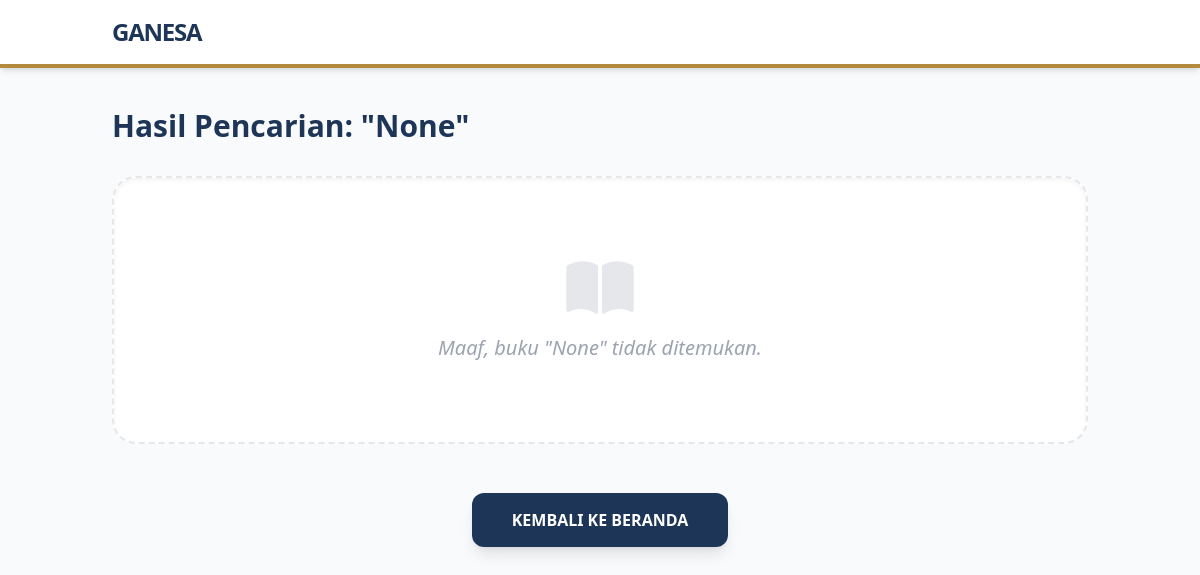
/search/, run on an earlier commit of the app's database.
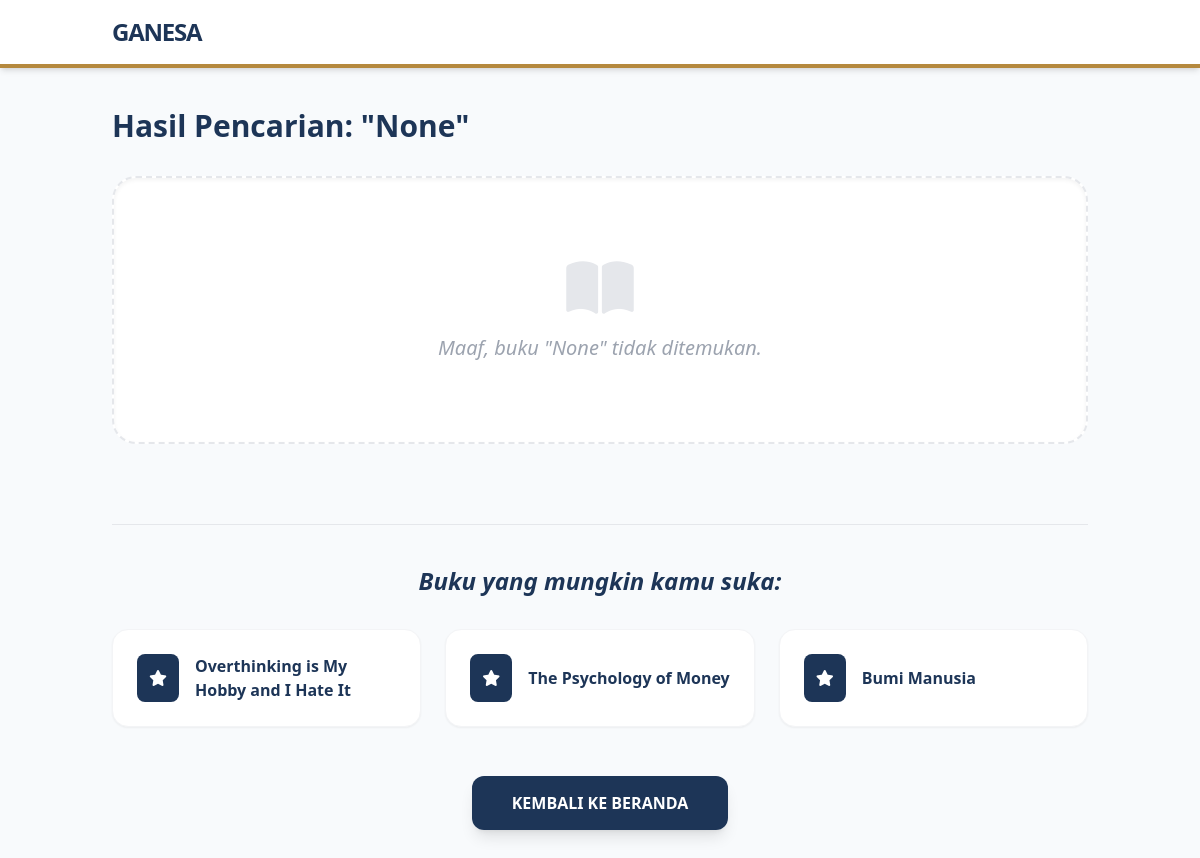
And on a later commit of the database.
### website/models.py (models this page shows, shortened)
class Buku(models.Model):
    KATEGORI_CHOICES = [
        ('fiksi', 'Fiksi'),
        ('nonfiksi', 'Non-Fiksi'),
    ]
    judul = models.CharField(max_length=200)
    penulis = models.CharField(max_length=100)
    cover = models.ImageField(upload_to='buku/')
    kategori = models.CharField(max_length=10, choices=KATEGORI_CHOICES, default='fiksi')
    deskripsi = models.TextField(blank=True, null=True)

### website/views.py (the view)
# urls.py: path('search/', views.search_buku, name='search_buku'),
def search_buku(request):
    query = request.GET.get('q')
    hasil_buku = []
    rekomendasi = None
    if query:
        hasil_buku = Buku.objects.filter(judul__icontains=query)
    if not hasil_buku:
        rekomendasi = Buku.objects.all().order_by('?')[:3]
    return render(request, 'search_results.html', {
        'hasil_buku': hasil_buku,
        'query': query,
        'rekomendasi': rekomendasi
    })

### website/templates/search_results.html (shortened to what this page needs)
<!DOCTYPE html>
<html lang="id">
<head>
    <script src="https://cdn.tailwindcss.com"></script>
    <link href="https://cdnjs.cloudflare.com/ajax/libs/font-awesome/6.0.0/css/all.min.css" rel="stylesheet">
</head>
<body class="bg-[#F8FAFC]">
    <nav class="bg-white shadow-md border-b-4 border-[#B5893E] py-4 mb-10">
        <div class="container mx-auto px-6">
            <a href="/" class="text-[#1D3557] font-black text-2xl uppercase tracking-tighter">GANESA</a>
        </div>
    </nav>
    <section class="container mx-auto px-6 pb-20">
        <h2 class="text-3xl font-bold text-[#1D3557] mb-8">Hasil Pencarian: "{{ query }}"</h2>
        <div class="grid grid-cols-1 md:grid-cols-2 lg:grid-cols-3 gap-8">
            {% for buku in hasil_buku %}
            <a href="{% url 'detail_buku' buku.id %}" class="block group">
                <div class="bg-white p-8 rounded-3xl shadow-sm border border-gray-100 group-hover:shadow-xl transition duration-300">
                    <div class="flex items-center space-x-4 mb-4">
                        <div class="bg-amber-100 p-3 rounded-lg text-[#B5893E]">
                            <i class="fa-solid fa-book text-2xl"></i>
                        </div>
                        <h3 class="text-xl font-bold text-[#1D3557] group-hover:text-[#B5893E]">{{ buku.judul }}</h3>
                    </div>
                    <p class="text-gray-600 mb-6">Penulis: <span class="font-semibold">{{ buku.penulis }}</span></p>
                    <div class="pt-4 border-t border-gray-50 flex justify-between items-center text-sm text-gray-400 font-bold">
                        <span>KLIK UNTUK DETAIL</span>
                        <i class="fa-solid fa-chevron-right group-hover:translate-x-2 transition"></i>
                    </div>
                </div>
            </a>
            {% empty %}
            <div class="col-span-full text-center py-20 bg-white rounded-3xl shadow-inner border-2 border-dashed border-gray-200">
                <i class="fa-solid fa-book-open text-6xl text-gray-200 mb-4"></i>
                <p class="text-gray-400 italic text-xl">Maaf, buku "{{ query }}" tidak ditemukan.</p>
            </div>
            {% endfor %}
        </div>
        {% if rekomendasi %}
        <div class="mt-20 border-t pt-10">
            <h3 class="text-2xl font-bold text-[#1D3557] mb-8 italic text-center">Buku yang mungkin kamu suka:</h3>
            <div class="grid grid-cols-1 md:grid-cols-3 gap-6">
                {% for rek in rekomendasi %}
                <a href="{% url 'detail_buku' rek.id %}" class="bg-white p-6 rounded-2xl shadow-sm hover:shadow-md flex items-center space-x-4 border border-gray-100">
                    <div class="bg-[#1D3557] text-white p-3 rounded-lg">
                        <i class="fa-solid fa-star"></i>
                    </div>
                    <p class="font-bold text-[#1D3557]">{{ rek.judul }}</p>
                </a>
                {% endfor %}
            </div>
        </div>
        {% endif %}
        <div class="mt-16 text-center">
            <a href="/" class="bg-[#1D3557] text-white px-10 py-4 rounded-xl font-bold hover:bg-[#B5893E] transition shadow-lg">KEMBALI KE BERANDA</a>
        </div>
    </section>
</body>
</html>

What changed in the data, as far as the page shows it:
added Buku: judul "Overthinking is My Hobby and I Hate It"
added Buku: judul "The Psychology of Money"
added Buku: judul "Bumi Manusia"
Also different on the page:
text now shown: "Buku yang mungkin kamu suka:"
